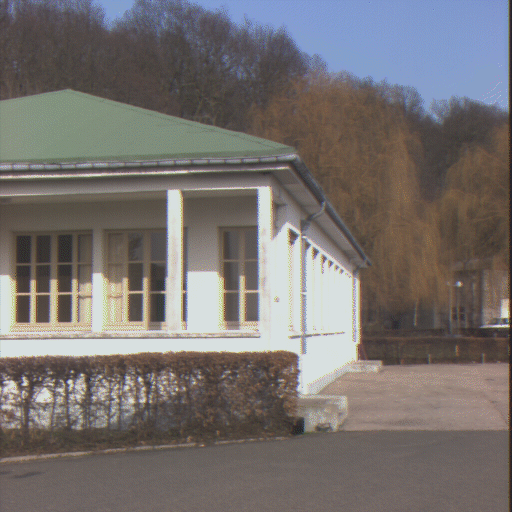
%> input picture computer vision/exercise/ex6/ex6/batinria0.tif, 512 x 512 px
$ octave --eval "mvg_exerciseSheet_06_part2;"   (GNU Octave 9; MATLAB toolbox functions it lacks are replaced by stand-ins)
%> lines starting %> are read from the running program, lines starting %| are printed output that depends on the picture
function mvg_exerciseSheet_06_part2
close all;
clear all;

% Read input images:
image1 = double(imread('batinria0.tif'));
image2 = double(imread('batinria1.tif'));
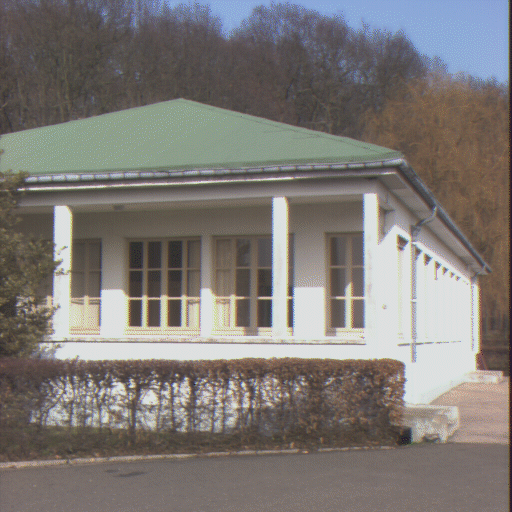
%> input picture computer vision/exercise/ex6/ex6/batinria1.tif, 512 x 512 px

% Number of corresponding point pairs:
nPoints = 12;%8;   % or 12 e.g.

% Get corresponding point pairs:
%[x1,y1,x2,y2] = getpoints(image1,image2,nPoints);
[x1,y1,x2,y2] = getpoints2();      % use predefined points (see below)

% Show the selected points
figure; imshow(uint8(image1));
hold on;
plot(x1, y1, 'r+');
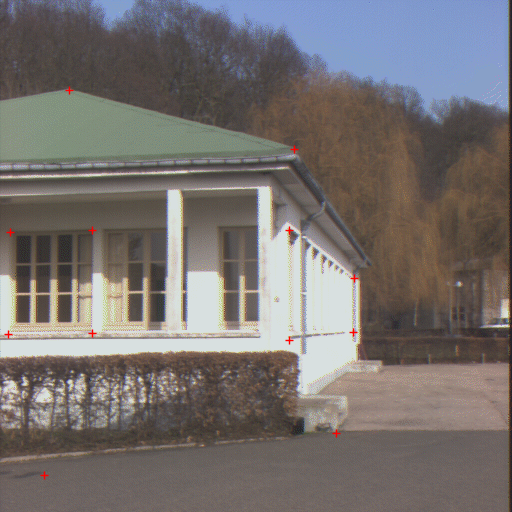
%> figure redrawn from the program's plot data
hold off;

figure; imshow(uint8(image2));
hold on;
plot(x2, y2, 'r+');
hold off;

% Intrinsic camera paramter matrices
K1 = [844.310547 0 243.413315; 0 1202.508301 281.529236; 0 0 1];
K2 = [852.721008 0 252.021805; 0 1215.657349 288.587189; 0 0 1];
K1 = inv(K1);
K2 = inv(K2);

% Transform image coordinates with inverse camera matrices:
% can be done without for-loop as well
for i = 1:nPoints
   l = K1 * [x1(i); y1(i); 1];
   r = K2 * [x2(i); y2(i); 1];
   x1(i) = l(1);
   y1(i) = l(2);
   x2(i) = r(1);
   y2(i) = r(2);
end

% Compute constraint matrix chi:
chi = zeros(nPoints,9);
for i = 1:nPoints
    chi(i,:) = kron([x1(i) y1(i) 1],[x2(i) y2(i) 1])';
end
%> `mvg_exerciseSheet_06_part2;`:
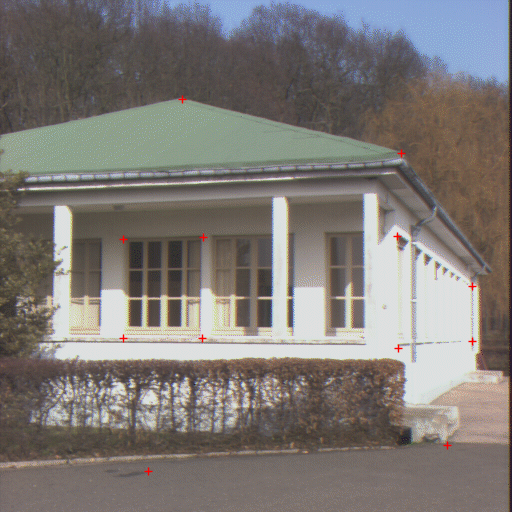
%> figure redrawn from the program's plot data
rank_chi = rank(chi)

% Find minimizer for |chi*E|:
[UChi,DChi,VChi] = svd(chi);

% Unstacked ninth column of V:
E = reshape(VChi(:,9),3,3)

% SVD of E
[U,D,V] = svd(E);
if det(U) < 0 || det(V) < 0
    [U,D,V] = svd(-E);
end

% Project E onto essential space (replace eigenvalues):
D(1,1) = 1;
D(2,2) = 1;
D(3,3) = 0;

% Final essential matrix:
E = U * D * V';

% Recover R and T from the essential matrix E:
% (Compare Slides)
Rz1 = [0 1 0; -1 0 0; 0 0 1]';
Rz2 = [0 -1 0; 1 0 0; 0 0 1]';
R1 = U * Rz1' * V';
R2 = U * Rz2' * V';
T_hat1 = U * Rz1 * D * U';
T_hat2 = U * Rz2 * D * U';
T_hat1

% Translation belonging to T_hat
T1 = [ -T_hat1(2,3); T_hat1(1,3); -T_hat1(1,2) ];
T2 = [ -T_hat2(2,3); T_hat2(1,3); -T_hat2(1,2) ];


% [5 lines of commented-out code are left out]

end


% Compute correct combination of R and T and reconstruction of 3D points
% [44 lines left out: function reconstruction, not called in this run]


% ================
% Hat-function
function A = hat(v)
    A = [0 -v(3) v(2) ; v(3) 0 -v(1) ; -v(2) v(1) 0];
end


% ================
% function getpoints
% [32 lines left out: function getpoints, not called in this run]


% ================
% function getpoints2  --> points already defined
function [x1,y1,x2,y2] = getpoints2()

x1 = [
   10.0000
   92.0000
    8.0000
   92.0000
  289.0000
  354.0000
  289.0000
  353.0000
   69.0000
  294.0000
   44.0000
  336.0000
  ];

y1 = [
  232.0000
  230.0000
  334.0000
  333.0000
  230.0000
  278.0000
  340.0000
  332.0000
   90.0000
  149.0000
  475.0000
  433.0000
    ];

x2 = [
  123.0000
  203.0000
  123.0000
  202.0000
  397.0000
  472.0000
  398.0000
  472.0000
  182.0000
  401.0000
  148.0000
  447.0000
    ];

y2 = [
  239.0000
  237.0000
  338.0000
  338.0000
  236.0000
  286.0000
  348.0000
  341.0000
   99.0000
  153.0000
  471.0000
  445.0000
    ];

end
